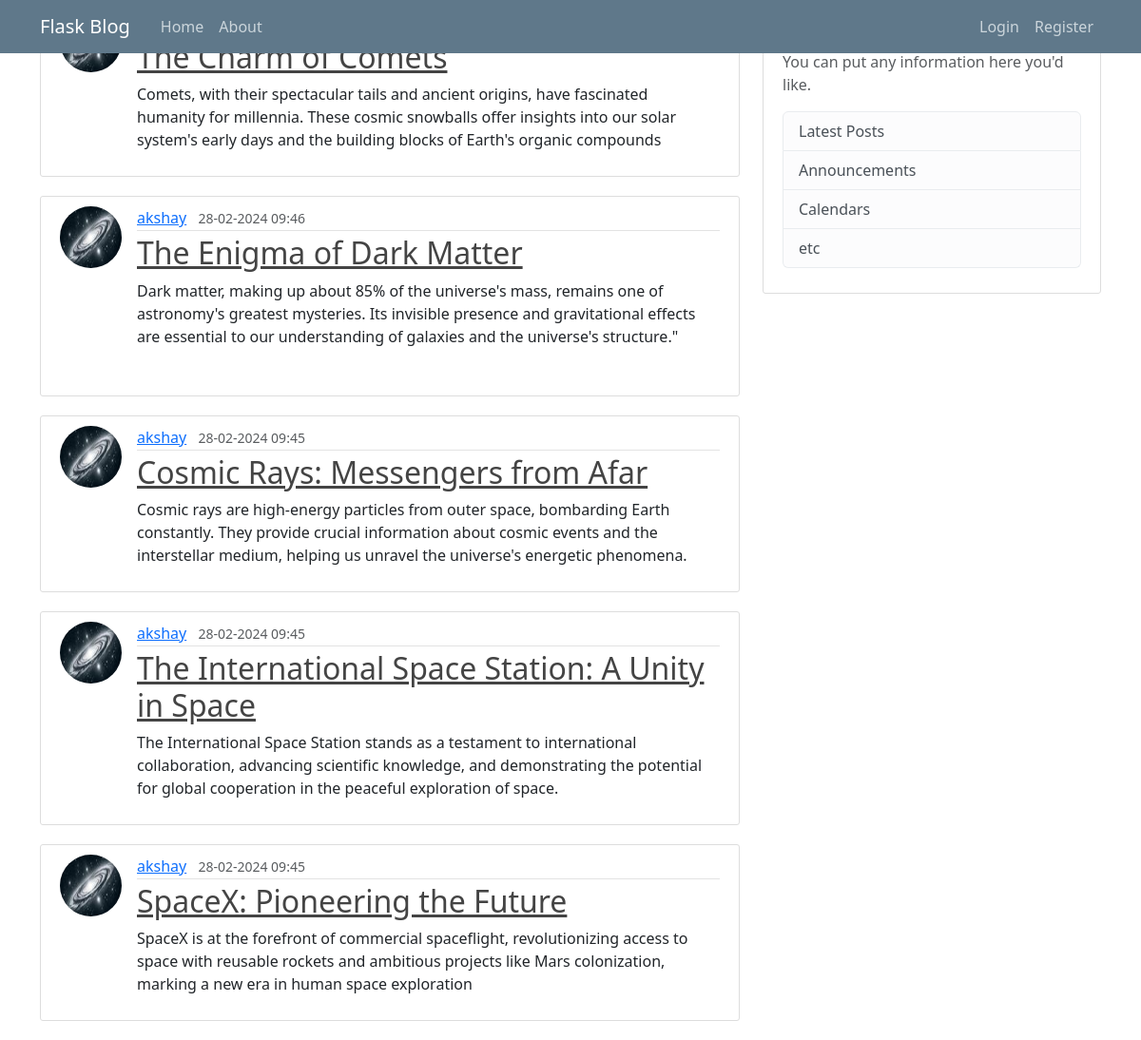
The page / on the database its author committed.
### app/models.py (models this page shows, shortened)
class Posts(db.Model):
    id = db.Column(db.Integer, primary_key=True)
    title = db.Column(db.String(20), nullable=False)
    date_posted = db.Column(db.DateTime, nullable=False, default=datetime.utcnow)
    content = db.Column(db.Text, nullable=False)
    user_id = db.Column(db.Integer, db.ForeignKey('user.id'),nullable=False)

class User(db.Model, UserMixin):
    id = db.Column(db.Integer, primary_key=True)
    username: str = db.Column(db.String(20), unique=True, nullable=False)
    email: str = db.Column(db.String(120), unique=True, nullable=False)
    image_file: str = db.Column(db.String(120), nullable=False, default='default.jpg')
    password = db.Column(db.String(60), nullable=False)
    posts = db.relationship('Posts',
                            backref='author', lazy=True)

### app/routes.py (the view)
@app.route("/home")
@app.route("/")
def home():
    page = request.args.get('page', 1, type = int)
    posts = Posts.query.order_by(Posts.date_posted.desc()).paginate(page = page, per_page=5)
    return render_template('home.html', posts=posts) # type: ignore

### app/templates/home.html
{% extends "layout.html" %}
{% block content %}
    {% for post in posts %}
        <article class="media content-section">
            <img class="rounded-circle article-img" src="{{ url_for('static', filename='profile-pictures/' ~ post.author.image_file) }}">
          <div class="media-body">
            <div class="article-metadata">
              <a class="mr-2" href="#">{{ post.author.username }}</a>
              <small class="text-muted">{{ post.date_posted.strftime('%d-%m-%Y %H:%M') }}</small>
            </div>
            <h2><a class="article-title" href="{{ url_for('post', post_id=post.id) }}">{{ post.title }}</a></h2>
            <p class="article-content">{{ post.content }}</p>
          </div>
        </article>
    {% endfor %}
{% endblock content %}

### app/static/main.css (style rules this page uses)
body { background: #fafafa; color: #333333; margin-top: 5rem; }
h1, h2, h3, h4, h5, h6 { color: #444444; }
.content-section { background: #ffffff; padding: 10px 20px; border: 1px solid #dddddd; border-radius: 3px; margin-bottom: 20px; }
.article-title { color: #444444; }
.article-content { white-space: pre-line; }
.article-img { height: 65px; width: 65px; margin-right: 16px; }
.article-metadata { padding-bottom: 1px; margin-bottom: 4px; border-bottom: 1px solid #e3e3e3 }

### rows shown on the page
Posts: title "The Charm of Comets", content "Comets, with their spectacular tails and ancient origins, have fascinated humanity for millennia. These cosmic snowballs offer insights into our solar system's early days and the building blocks of Earth's organic compounds"
Posts: image_file (picture), author.username "akshay", date_posted "28-02-2024 09:46", title "The Enigma of Dark Matter", content "Dark matter, making up about 85% of the universe's mass, remains one of astronomy's greatest mysteries. Its invisible presence and gravitational effects are essential to our understanding of galaxies and the universe's structure.\""
Posts: image_file (picture), author.username "akshay", date_posted "28-02-2024 09:45", title "Cosmic Rays: Messengers from Afar", content "Cosmic rays are high-energy particles from outer space, bombarding Earth constantly. They provide crucial information about cosmic events and the interstellar medium, helping us unravel the universe's energetic phenomena."
Posts: image_file (picture), author.username "akshay", date_posted "28-02-2024 09:45", title "The International Space Station: A Unity in Space", content "The International Space Station stands as a testament to international collaboration, advancing scientific knowledge, and demonstrating the potential for global cooperation in the peaceful exploration of space."
Posts: image_file (picture), author.username "akshay", date_posted "28-02-2024 09:45", title "SpaceX: Pioneering the Future", content "SpaceX is at the forefront of commercial spaceflight, revolutionizing access to space with reusable rockets and ambitious projects like Mars colonization, marking a new era in human space exploration"
